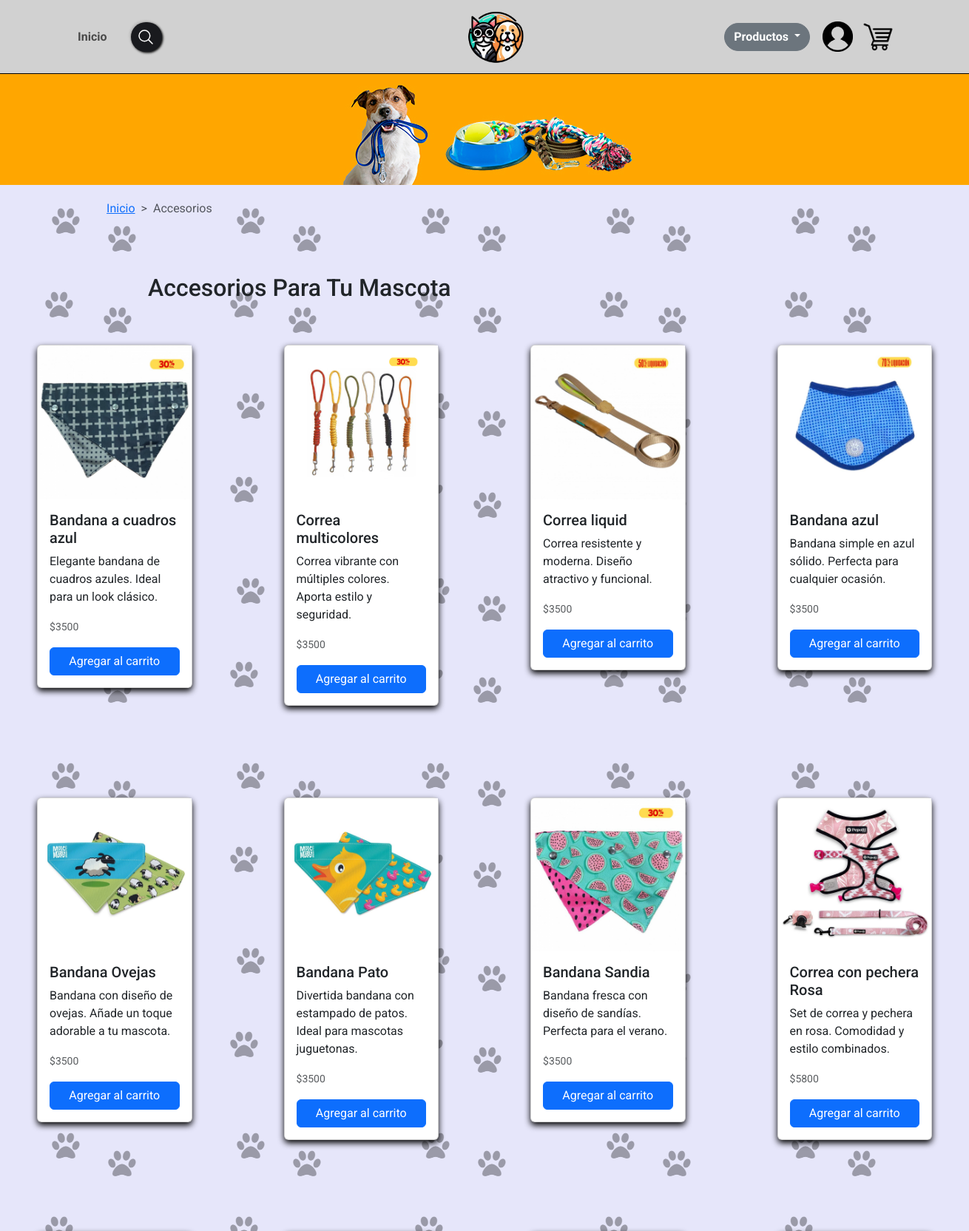
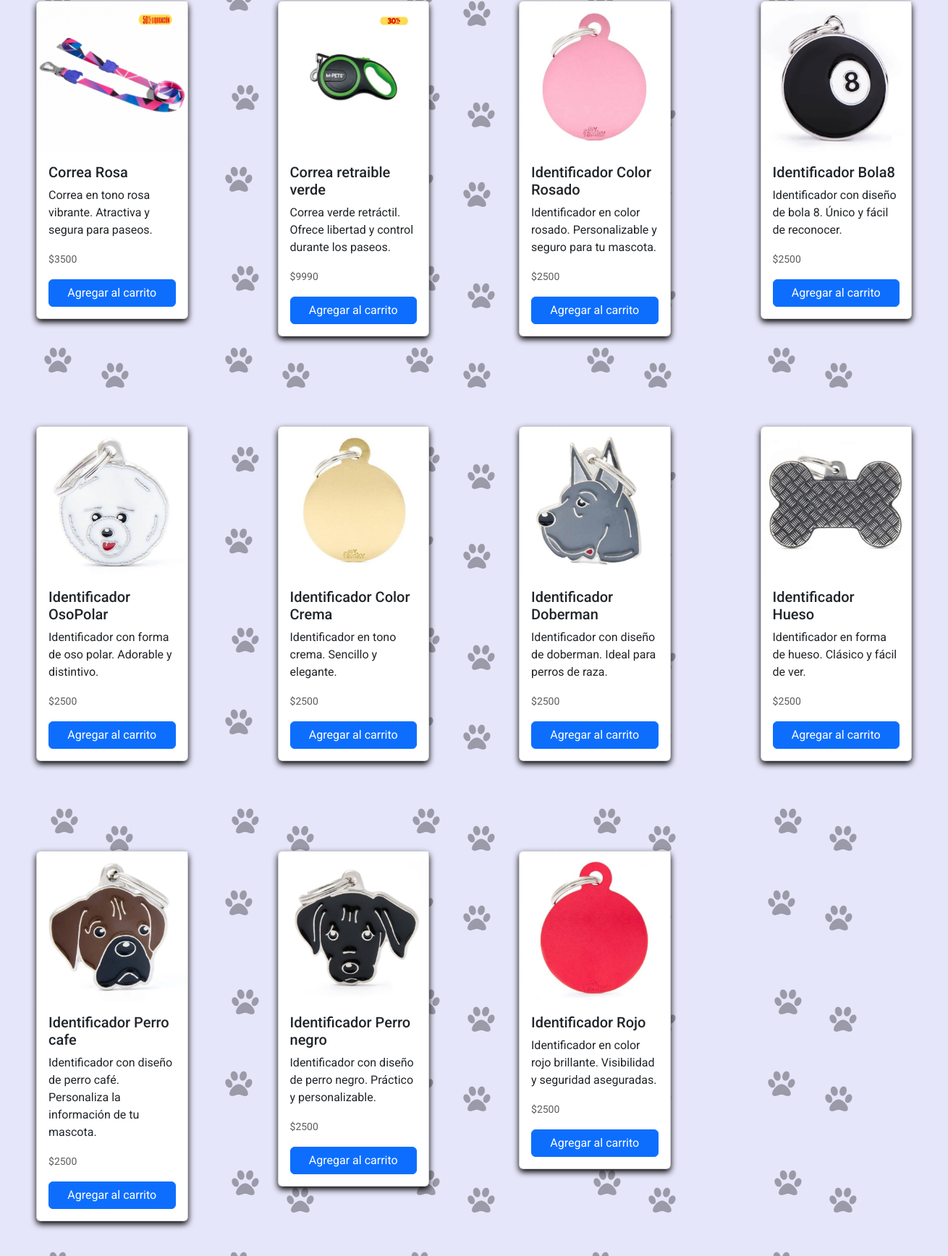
Page /accesorios/ (upper part) on the committed database (2 pictures, top to bottom).
### productos/models.py (models this page shows, shortened)
class Producto(models.Model):
    nombre = models.CharField(max_length=50, verbose_name="Nombre")
    descripcion = models.TextField(max_length=150, verbose_name="Descripción")
    categoria = models.ForeignKey(Categoria, on_delete=models.CASCADE)
    imagen = models.ImageField(upload_to="productos", null=True)
    precio = models.IntegerField(verbose_name="Precio")
    stock = models.PositiveIntegerField(verbose_name="Stock")
    fecha_creacion = models.DateTimeField(auto_now_add=True, verbose_name="Fecha de Creación")

### productos/views.py (the view)
# urls.py: path('accesorios/', pagAccesorios, name="pagAccesorios"),
def pagAccesorios(request):
    categoria_accesorios = Categoria.objects.get(nombre='Accesorios')
    productos_accesorios = Producto.objects.filter(categoria=categoria_accesorios)
    context = {'productos_accesorios': productos_accesorios}
    return render(request, 'productos/productos-accesorios.html', context)

### productos/templates/productos/productos-accesorios.html (shortened to what this page needs)
{% extends 'productos/plantilla.html' %} {% block contenido %} {% load static %}
<div class="imagen-productos">
  <img src="{% static 'productos/img/productos/producto-accesorios.jpg' %}" alt="" />
</div>
<nav style="--bs-breadcrumb-divider: '>'" aria-label="breadcrumb">
  <ol class="breadcrumb">
    <li class="breadcrumb-item"><a href="{% url 'index' %}">Inicio</a></li>
    <li class="breadcrumb-item active" aria-current="page">Accesorios</li>
  </ol>
</nav>
<h2 class="texto-producto">Accesorios Para Tu Mascota</h2>
<div class="container-accesorios">
  <div class="row">
    {% for x in productos_accesorios %}
    <div class="col-md-3 mb-4">
      <div class="card david-custom-products" data-id="{{ x.id }}" data-name="{{ x.nombre }}" data-price="{{ x.precio }}">
        {% if x.imagen %}
        <img
          src="{{ x.imagen.url }}"
          class="img-fluid rounded-start"
          alt="Imagen producto"
        />
        {% endif %}
        <div class="card-body d-flex flex-column">
          <h5 class="card-title">{{ x.nombre }}</h5>
          <p class="card-text">{{ x.descripcion }}</p>
          <p class="card-text">
            <small class="text-body-secondary">${{ x.precio }}</small>
          </p>
          <a href="#" class="btn btn-primary mt-auto add-to-cart"
            >Agregar al carrito</a
          >
        </div>
      </div>
    </div>
    {% endfor %}
  </div>
</div>
{% endblock %}

### productos/static/productos/css/style.css (style rules this page uses)
body { background-image: url('/static/productos/img/background/background_lavanda_2.png'); }
nav { width: 100%; height: 100px; }
.imagen-productos { display: flex; justify-content: center; }
.texto-producto { margin-left: 200px; }
.david-custom-products { flex: 1 1 300px; margin: 50px; box-shadow: 0 4px 8px rgba(0, 0, 0, 1); }
.david-custom-products img { max-width: 120%; height: auto; }
.breadcrumb { display: flex; justify-content: left; margin: 20px 0; margin-left: 11%; background-color: #f8f9fa; }

### rows in the picture
Producto: imagen (picture), nombre "Bandana a cuadros azul", descripcion "Elegante bandana de cuadros azules. Ideal para un look clásico.", precio "3500"
Producto: imagen (picture), nombre "Correa multicolores", descripcion "Correa vibrante con múltiples colores. Aporta estilo y seguridad.", precio "3500"
Producto: imagen (picture), nombre "Correa liquid", descripcion "Correa resistente y moderna. Diseño atractivo y funcional.", precio "3500"
Producto: imagen (picture), nombre "Bandana azul", descripcion "Bandana simple en azul sólido. Perfecta para cualquier ocasión.", precio "3500"
Producto: imagen (picture), nombre "Bandana Ovejas", descripcion "Bandana con diseño de ovejas. Añade un toque adorable a tu mascota.", precio "3500"
Producto: imagen (picture), nombre "Bandana Pato", descripcion "Divertida bandana con estampado de patos. Ideal para mascotas juguetonas.", precio "3500"
Producto: imagen (picture), nombre "Bandana Sandia", descripcion "Bandana fresca con diseño de sandías. Perfecta para el verano.", precio "3500"
Producto: imagen (picture), nombre "Correa con pechera Rosa", descripcion "Set de correa y pechera en rosa. Comodidad y estilo combinados.", precio "5800"
Producto: imagen (picture), nombre "Correa Rosa", descripcion "Correa en tono rosa vibrante. Atractiva y segura para paseos.", precio "3500"
Producto: imagen (picture), nombre "Correa retraible verde", descripcion "Correa verde retráctil. Ofrece libertad y control durante los paseos.", precio "9990"
Producto: imagen (picture), nombre "Identificador Color Rosado", descripcion "Identificador en color rosado. Personalizable y seguro para tu mascota.", precio "2500"
Producto: imagen (picture), nombre "Identificador Bola8", descripcion "Identificador con diseño de bola 8. Único y fácil de reconocer.", precio "2500"
Producto: imagen (picture), nombre "Identificador OsoPolar", descripcion "Identificador con forma de oso polar. Adorable y distintivo.", precio "2500"
Producto: imagen (picture), nombre "Identificador Color Crema", descripcion "Identificador en tono crema. Sencillo y elegante.", precio "2500"
Producto: imagen (picture), nombre "Identificador Doberman", descripcion "Identificador con diseño de doberman. Ideal para perros de raza.", precio "2500"
Producto: imagen (picture), nombre "Identificador Hueso", descripcion "Identificador en forma de hueso. Clásico y fácil de ver.", precio "2500"
Producto: imagen (picture), nombre "Identificador Perro cafe", descripcion "Identificador con diseño de perro café. Personaliza la información de tu mascota.", precio "2500"
Producto: imagen (picture), nombre "Identificador Perro negro", descripcion "Identificador con diseño de perro negro. Práctico y personalizable.", precio "2500"
Producto: imagen (picture), nombre "Identificador Rojo", descripcion "Identificador en color rojo brillante. Visibilidad y seguridad aseguradas.", precio "2500"
